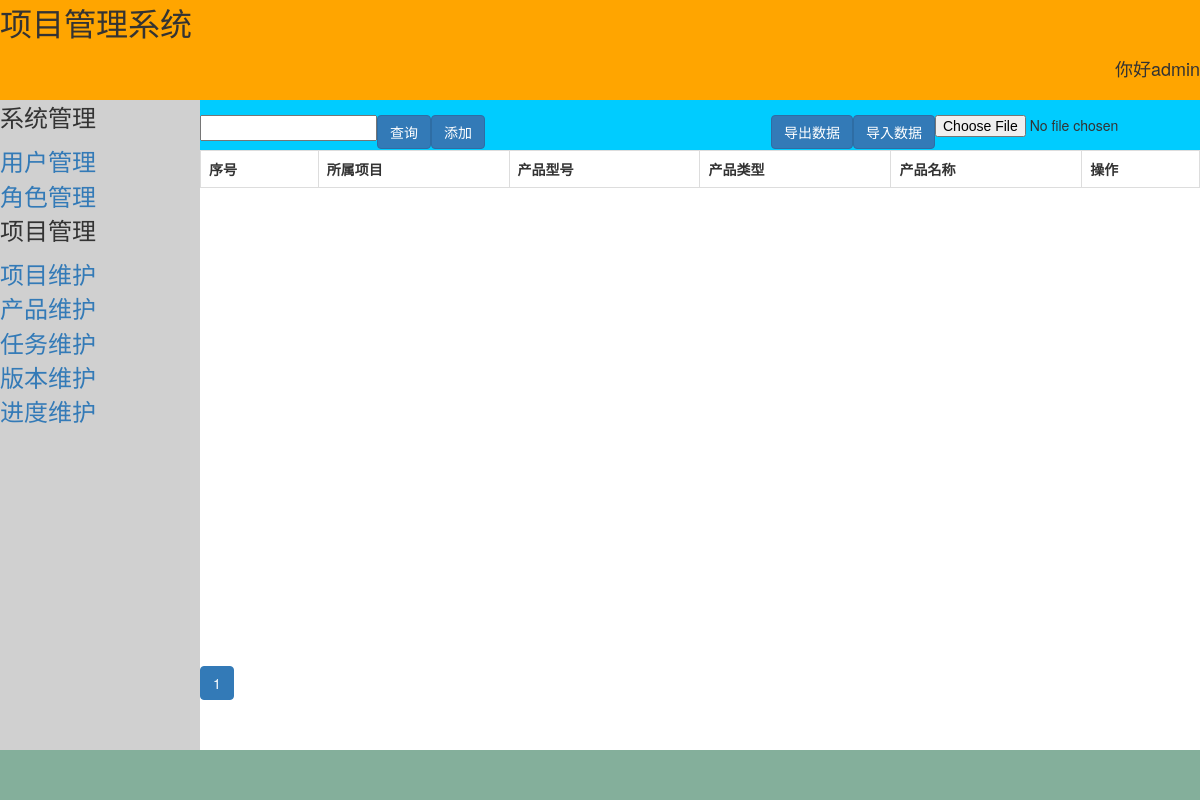
The app's page /project/product/ (signed in), older data.
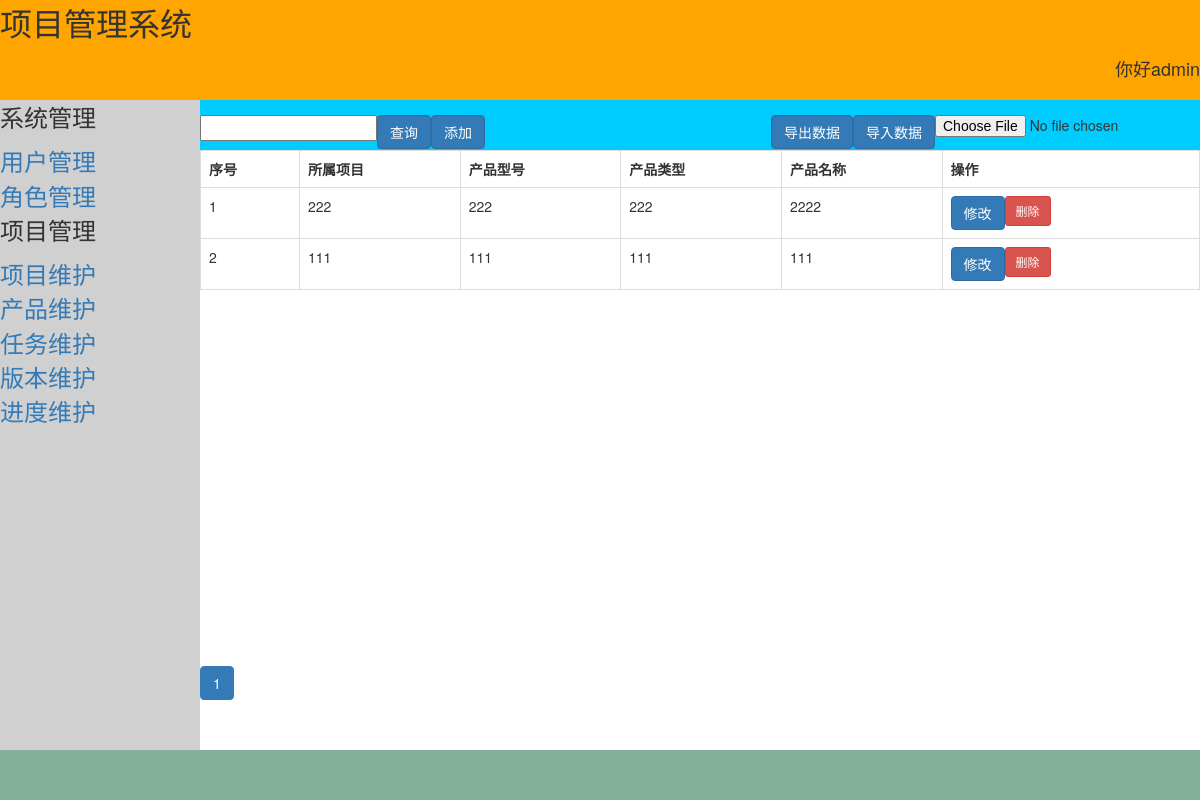
The same page, newer data.
### project/models.py (models this page shows)
class Product(models.Model):
    product_model = models.CharField(max_length=30, unique=True, primary_key=True, verbose_name='产品型号')
    product_type = models.CharField(max_length=20, unique=True, verbose_name='产品类型')
    product_name = models.CharField(max_length=30, unique=True, verbose_name='产品名称')
    create_time = models.DateTimeField(auto_now_add=timezone.now, verbose_name='创建时间')
    projects = models.ForeignKey(
        Project,
        to_field='project_num',
        on_delete=models.CASCADE,
        related_name='to_product',
        verbose_name='所属项目',)
    class Meta:
        verbose_name = '产品'
        verbose_name_plural = '产品'
        ordering = ['-create_time']

class Project(models.Model):
    project_num = models.CharField(max_length=30, unique=True, primary_key=True, verbose_name='项目编号')
    project_name = models.CharField(max_length=30, unique=True, verbose_name='项目名称')
    project_manager = models.CharField(max_length=20, unique=True, verbose_name='项目经理')
    create_time = models.DateTimeField(auto_now_add=timezone.now, verbose_name='创建时间')
    class Meta:
        verbose_name = '项目'
        verbose_name_plural = '项目'

### project/views.py (the view, shortened to what this page needs)
# urls.py: path('product/', views.product, name='product'),
@login_required
def product(request):
    del_id = request.GET.get('del_id', '')
    page = request.GET.get('page', 1)
    search_data = request.GET.get('search', '')
    if del_id:     # 删除数据
        Product.objects.get(product_model=del_id).delete()
        red_path = '?page='+str(page)
        return HttpResponseRedirect(reverse('project:product')+red_path)
    if search_data:   # 模糊查询
        product_list = Product.objects.filter(
            Q(pd_model__contains=search_data)|Q(pd_type__contains=search_data)|Q(pd_name__contains=search_data)
        )
    else:
        product_list = Product.objects.all()    # 查询全部数据
    count_page =10    # 按每页count_page条数据分页
    paginator = Paginator(product_list, count_page)
    start = (int(page)-1)*count_page
    try:
        product_data = paginator.page(page)
    except PageNotAnInteger:
        product_data = paginator.page(1)
    except EmptyPage:
        product_data = paginator.page(paginator.num_pages)
    context = {
        'product_data': product_data,
        'start': start,
        'search_data': search_data,
        'username': request.user,
    }
    return render(request, 'project/product.html', context)

### project/templates/project/product.html (shortened to what this page needs)
{% extends 'login/base.html' %}
    {% block rightup %}
    <form action="" method="post" enctype="multipart/form-data" role="form">
        <div class="form-group">
        <input type="file" name="product_file" required style="display:inline-block;float: right;">
        <button type="submit" class="btn btn-primary" style="display:inline-block;float: right;">导入数据</button>
        </div>
    </form>
    <form action="" method="get" role="form">
        <div class="form-group">
        <input type="text" name="search" required style="display:inline-block;float:left;">
        <button type="submit" class="btn btn-primary" style="display:inline-block;float:left;">查询</button>
        </div>
    </form>
    <a href="{% url 'project:download_product' %}">
        <button class="btn btn-primary" type="button" style="display:inline-block;float: right;">导出数据</button>
    </a>
    <button class="btn btn-primary" data-toggle="modal" data-target="#add" style="display:inline-block;float: left;">添加</button>
    {% endblock rightup %}
    {% block right %}
    <table class="table table-hover table-bordered">
        <TR>
            <th>序号</th>
            <th>所属项目</th>
            <th>产品型号</th>
            <th>产品类型</th>
            <th>产品名称</th>
            <th>操作</th>
        </TR>
        {% for product in product_data %}
            <TR>
                <TD>{{forloop.counter|add:start}}</TD>
                <td>{{product.projects.project_num}}</td>
                <TD>{{product.product_model}}</TD>
                <TD>{{product.product_type}}</TD>
                <TD>{{product.product_name}}</TD>
                <TD>
                    <a href="?page={{product_data.number}}&del_id={{product.product_model}}">
                        <button type="button" class="btn btn-danger btn-sm">删除</button>
                    </a>
                    <button class="btn btn-primary" data-toggle="modal" data-target="#modify" style="display:inline-block;float: left;">修改</button>
                </TD>
            </TR>
        {% endfor%}
    </table>
    {% endblock right %}
 {% block rightdown %}
    <nav aria-label="Page navigation">
        <ul class="pagination">
            {% for pg in product_data.paginator.page_range %}
                {% if product_data.number == pg %}
                    <li class="active">
                        <a href="?search={{search_data}}&page={{pg}}">{{pg}}</a>
                    </li>
                {% else %}
                    <li>
                        <a href="?search={{search_data}}&page={{pg}}">{{pg}}</a>
                    </li>
                {% endif %}
            {% endfor %}
        </ul>
    </nav>
{% endblock rightdown %}

Row changes from the older to the newer data that the page shows:
added Product: projects.project_num "222", product_model "222", product_type "222", product_name "2222"
added Product: projects.project_num "111", product_model "111", product_type "111", product_name "111"
